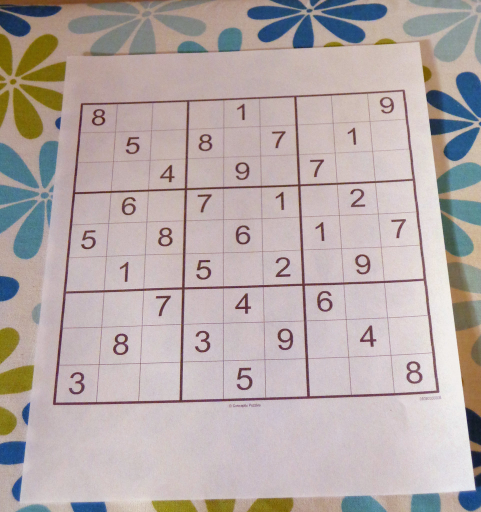
#> input picture images/img_0.jpg, 962 x 1024 px, found by its file name (shown at 1/2 size)
$ jupyter execute --allow-errors demo.ipynb   (older library calls are emulated)
#> lines starting #> are read from the running program, lines starting #| are printed output that depends on the picture; after the words box and inside, x2 and y2 are one past the last pixel; in counts of white or black regions, pixels touching at a corner belong together
### resnet18.py
import torch.nn as nn


class Block(nn.Module):

    # [23 lines left out: functions __init__, forward, not called in this run]


class Resnet18(nn.Module):

    def __init__(self, image_channels, num_classes):

        super(Resnet18, self).__init__()
        self.in_channels = 64
        self.conv1 = nn.Conv2d(
            image_channels, 64, kernel_size=7, stride=2, padding=3)
        self.bn1 = nn.BatchNorm2d(64)
        self.relu = nn.ReLU()
        self.maxpool = nn.MaxPool2d(kernel_size=3, stride=2, padding=1)

        self.layer1 = self.__make_layer(64, 64, stride=1)
        self.layer2 = self.__make_layer(64, 128, stride=2)
        self.layer3 = self.__make_layer(128, 256, stride=2)
        self.layer4 = self.__make_layer(256, 512, stride=2)

        self.avgpool = nn.AdaptiveAvgPool2d((1, 1))
        self.fc = nn.Linear(512, num_classes)
        self.init_params()

    # [49 lines left out: functions __make_layer, init_params, forward, identity_downsample, not called in this run]

### demo.ipynb
<center>
    <h1><b>Thị giác máy tính</b></h1>
    <h2><b>Nhận diện ảnh và giải bài toán Sudoku</b></h2>
</center>

---
**Sinh viên thực hiện:**
- Trần Anh Minh - 21000242
- Trần Văn Luật - 21000690

### **Thư viện cần thiết**

[cell 1]
import cv2
import matplotlib.pyplot as plt
import torch
import numpy as np
import torchvision
from PIL import Image
from resnet18 import Resnet18

#### **Xây dựng hàm hiển thị ảnh**

[cell 2]
def show_img(imgs, title=None, nrow=1, ncol=0, figsize=(0, 0), predictions=None, boxes=None):
    if type(imgs) != list and type(imgs) != np.ndarray:
        imgs = [imgs]

    if type(imgs) == np.ndarray:
        if len(imgs.shape) < 4:
            imgs = [imgs]

    ncol = len(imgs) if ncol == 0 else ncol

    if figsize != (0, 0):
        plt.figure(figsize=figsize)
    for i in range(len(imgs)):
        plt.subplot(nrow, ncol, i + 1)
        current_img = imgs[i].copy()

        if predictions is not None and boxes is not None:
            arr = []
            for p in predictions:
                for i in p:
                    arr.append(i)

            for idx, pred in enumerate(arr):
                if pred == 0:
                    green_box = np.zeros_like(boxes[idx])
                    green_box[:, :] = [255, 255, 255]
                    boxes[idx] = green_box

        plt.imshow(current_img)

        if title is not None:
            plt.title(f"{title[i]}")

    plt.show()

### **Load ảnh**

[cell 3]
img = cv2.imread(r"images\img_0.jpg")
#> img is the input picture: shape (1024, 962, 3); mean B, G, R 168.4, 169.9, 181.5
imgRGB = cv2.cvtColor(img, cv2.COLOR_BGR2RGB)

show_img(imgRGB)
#> in show_img, `ncol = len(imgs) if ncol == 0 else ncol`: ncol = 1
#> the loop in show_img, `for i in range(len(imgs)):` made 1 pass

### **Xử lý ảnh**

#### **Xây dựng hàm tiền xử lý ảnh**

Với các kỹ thuật:
- Đưa về ảnh xám
- Làm mờ ảnh
- Cắt ngưỡng

[cell 4]
def pre_processing(img):
    imgGray = cv2.cvtColor(img, cv2.COLOR_BGR2GRAY)
    imgBlur = cv2.GaussianBlur(imgGray, (15, 15), 1, 1)
    imgThresh = cv2.adaptiveThreshold(imgBlur, 255, 1, 1, 11, 2)
    return imgThresh

[cell 5]
WIDTH = 450
HEIGHT = 450

img_resized = cv2.resize(img, (HEIGHT, WIDTH))
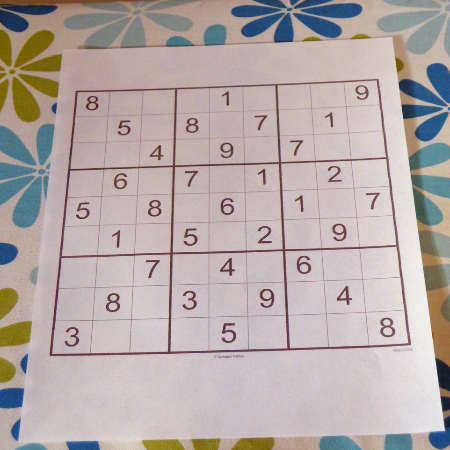
#> img_resized: shape (450, 450, 3); mean B, G, R 168.3, 169.8, 181.4
thresh = pre_processing(img_resized)
#> in pre_processing, `imgGray = cv2.cvtColor(img, cv2.COLOR_BGR2GRAY)`:
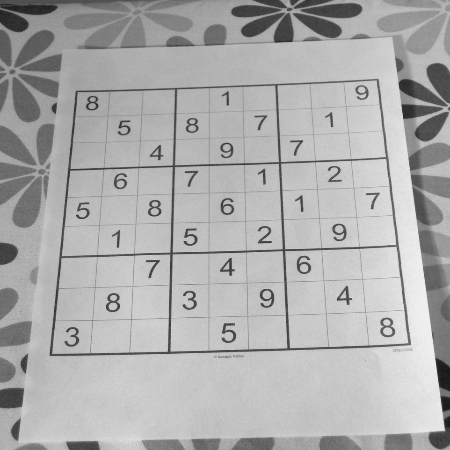
#> imgGray: shape (450, 450); min 22, max 241, mean 173.1
#> in pre_processing, `imgBlur = cv2.GaussianBlur(imgGray, (15, 15), 1, 1)`:
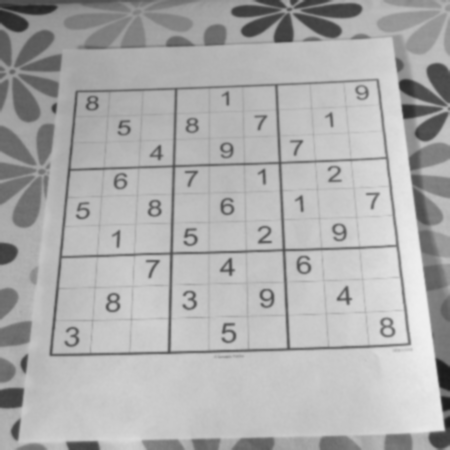
#> imgBlur: shape (450, 450); min 26, max 239, mean 173.1
#> in pre_processing, `imgThresh = cv2.adaptiveThreshold(imgBlur, 255, 1, 1, 11, 2)`:
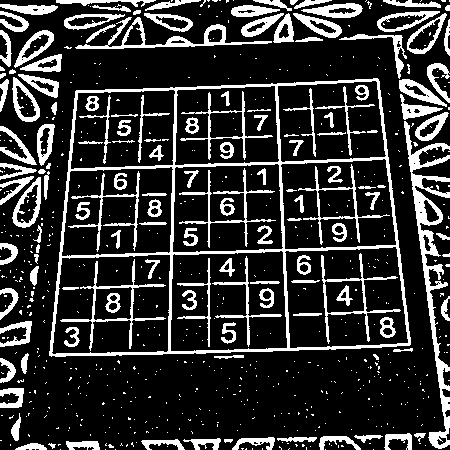
#> imgThresh: shape (450, 450); 19.8% white; 689 white regions (548 under 20 px)

show_img([thresh])
#> the loop in show_img (call 2), `for i in range(len(imgs)):` made 1 pass

#### **Tìm các đường viền (contours)**

Đường viền là một đường cong bao quanh một vùng được phân biệt theo màu sắc hoặc độ sáng khác nhau trên ảnh.
- `cv2.findContours`: Dùng để tìm đường viền, hàm trả về list các đường viền được tìm thấy trong ảnh đầu vào.
- `cv2.drawContours`: Được sử dụng để vẽ các đường viền đã được tìm thấy trên ảnh.

[cell 6]
imgContours = img_resized.copy()
imgBigContours = img_resized.copy()
imgBigContours1 = img_resized.copy()
contours, _ = cv2.findContours(thresh, cv2.RETR_EXTERNAL, cv2.CHAIN_APPROX_SIMPLE)
#> contours = 490 contours, 424 with area under 20; largest, box (x1, y1, x2, y2) and area: (49, 78, 411, 357) 88500, (404, 121, 450, 449) 2940, (75, 17, 272, 49) 1378, (12, 177, 41, 228) 859, (407, 13, 447, 54) 754
cv2.drawContours(imgContours, contours, -1, (0, 255, 0), 3)
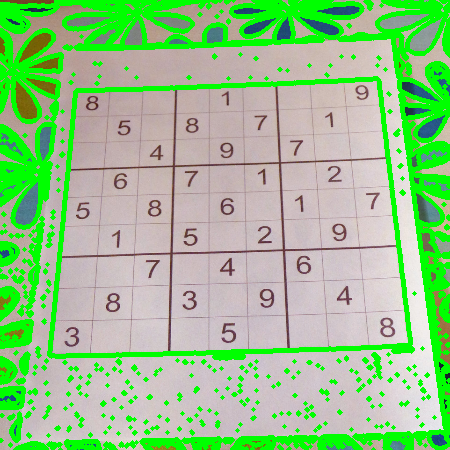
#> imgContours: shape (450, 450, 3); mean B, G, R 138.9, 195.8, 149.7

show_img([img_resized, imgContours], ["$(a)$ Ảnh ban đầu", "$(b)$ Tất cả Đường viền"], figsize=(10, 5))

#### **Tìm đường viền bao quanh câu đố sudoku**

Đường viền bao quanh sudoku sẽ là đường viền có diện tích lớn nhất. Do đó ta cần xác định được đường viền có kích thước lớn nhất. Đây là đoạn code Python để tìm và sắp xếp lại các điểm của đường viền có diện tích lớn nhất trong danh sách contours:
- Hàm `getBiggestContour(contours)` nhận vào danh sách các contours và trả về đường viền có diện tích lớn nhất trong danh sách đó cùng với diện tích của nó.
- Hàm `reorder(myPoints)` nhận vào numpy array myPoints chứa 4 điểm của hình chữ nhật cần sắp xếp lại, và trả về một numpy array mới chứa các điểm đã được sắp xếp lại theo đúng thứ tự: điểm trái trên, điểm phải trên, điểm trái dưới và điểm phải dưới.

[cell 7]
def get_biggest_contour(contours, image):
    biggest = np.array([[]])
    max_area = 0

    for i in contours:
        area = cv2.contourArea(i)
        if area > 100:
            peri = cv2.arcLength(i, True)
            approx = cv2.approxPolyDP(i, 0.02 * peri, True)

            if len(approx) == 4:
                if area > max_area:
                    max_area = area
                    biggest = approx
                else:
                    cv2.drawContours(image, [approx], -1, (255, 0, 0), 3)
            else:
                cv2.drawContours(image, [approx], -1, (255, 255, 0), 3)

    cv2.drawContours(image, [biggest], -1, (0, 255, 0), 3)

    return biggest, max_area

def reorder(myPoints):
    myPoints = myPoints.reshape((4, 2))
    myPointsNew = np.zeros((4, 1, 2), dtype=np.int32)
    add = myPoints.sum(1)
    myPointsNew[0] = myPoints[np.argmin(add)]
    myPointsNew[3] = myPoints[np.argmax(add)]
    diff = np.diff(myPoints, axis=1)
    myPointsNew[1] = myPoints[np.argmin(diff)]
    myPointsNew[2] = myPoints[np.argmax(diff)]
    return myPointsNew

- `cv2.getPerspectiveTransform(pts1, pts2)`: Hàm này tính toán ma trận biến đổi để áp dụng cho ảnh gốc và thu được ảnh đã biến đổi. Ma trận này được tính bằng cách sử dụng các điểm của 2 hình chữ nhật

$$H = \begin{bmatrix} a & b & c \\ d & e & f \\ g & h & 1 \end{bmatrix}$$

$$\begin{bmatrix} x' \\ y' \\ 1 \end{bmatrix} = \begin{bmatrix} a & b & c \\ d & e & f \\ g & h & 1 \end{bmatrix} \begin{bmatrix} x \\ y \\ 1 \end{bmatrix}$$
- Trong đó:
    - H là ma trận biến đổi.
    - $(x,y)$ và $(x',y')$ lần lượt là tọa độ của một điểm trên hình ảnh ban đầu và điểm tương ứng trên hình ảnh đã biến đổi.
    - $a,b,c,d,e,f,g,h$ là các tham số của ma trận biến đổi.

- `cv2.warpPerspective`: là một hàm trong thư viện OpenCV được sử dụng để thực hiện phép biến đổi hình học affine hoặc perspecive trên một ảnh.
$$dst(x',y') = \text{src}\left(\frac{H_{11} x' + H_{12} y' + H_{13}}{H_{31} x' + H_{32} y' + H_{33}}, \frac{H_{21} x' + H_{22} y' + H_{23}}{H_{31} x' + H_{32} y' + H_{33}}\right)$$

- Trong đó:
    - $\text{dst}$ là tọa độ điểm ảnh trên ảnh đích.
    - $\text{src}$ là tọa độ điểm ảnh trên ảnh gốc.

[cell 8]
def get_perspective(img, masked_num, location, inv=False):
    pts1 = np.float32(location)
    pts2 = np.float32([[0, 0], [WIDTH, 0], [0, HEIGHT], [WIDTH, HEIGHT]])

    width, height = WIDTH, HEIGHT
    if inv:
        pts1, pts2 = pts2, pts1
        width, height = img.shape[1], img.shape[0]

    matrix = cv2.getPerspectiveTransform(pts1, pts2)
    result = cv2.warpPerspective(masked_num, matrix, (width, height))
    return result

[cell 9]
img_contours = img_resized.copy()
biggest, max_area = get_biggest_contour(contours, img_contours)
#> the loop in get_biggest_contour, `for i in contours:` made 490 passes
#> (area, peri, max_area, biggest) on passes 32, 399, 407: (114, 70.63, 114, [[15, 449], [46, 448], [37, 443], [30, 443]]), (355, 123.6, 355, [[400, 94], [404, 119], [442, 108], [404, 104]]), (88500.5, 1234.8, 88500.5, [[378, 79], [76, 90], [49, 355], [409, 345]])
#> (area, peri, approx) on passes 41, 417, 439, 471, 472, 479: (105.5, 92.18, [[277, 439], [313, 441], [316, 437]]), (430, 107.3, [[18, 74], [38, 90], [57, 96], [58, 82]]), (400, 106.3, [[61, 54], [20, 69], [59, 71]]), (341.5, 126.5, [[0, 4], [31, 14], [47, 13], [57, 7]]), (542.5, 135.4, [[362, 8], [346, 3], [301, 10], [350, 17]]), (101.5, 82.04, [[294, 8], [331, 0], [305, 0]])
#> after the loop in get_biggest_contour, `for i in contours:`:
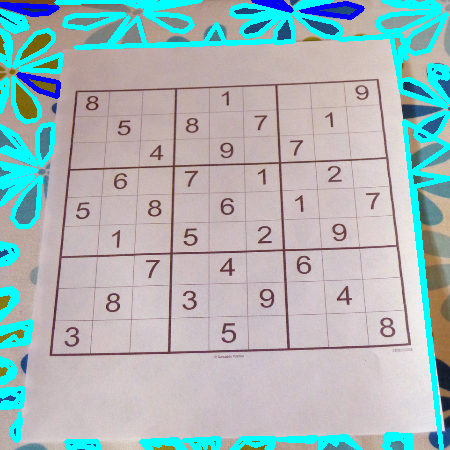
#> image: shape (450, 450, 3); mean B, G, R 184.8, 183.1, 166.3
#> after the loop in get_biggest_contour, `for i in contours:`: max_area = 88500.5
#> in get_biggest_contour, `cv2.drawContours(image, [biggest], -1, (0, 255, 0), 3)`:
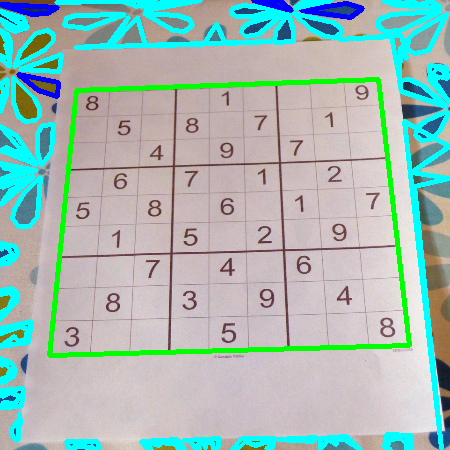
#> image: shape (450, 450, 3); 2.93% of pixels changed, all inside (x1, y1, x2, y2) = (47, 77, 412, 358)
#> biggest = [[378, 79], [76, 90], [49, 355], [409, 345]]; max_area = 88500.5

if biggest.size != 0:
    biggest = reorder(biggest)
#> in reorder, `myPoints = myPoints.reshape((4, 2))`: myPoints = [[378, 79], [76, 90], [49, 355], [409, 345]]
#> in reorder, `add = myPoints.sum(1)`: add = [457, 166, 404, 754]
#> in reorder, `diff = np.diff(myPoints, axis=1)`: diff = [-299, 14, 306, -64]
#> biggest = [[76, 90], [378, 79], [49, 355], [409, 345]]
    imgPerspective = get_perspective(img_resized, img_resized, biggest)
#> in get_perspective, `matrix = cv2.getPerspectiveTransform(pts1, pts2)`: matrix = [[1.62, 0.165, -138.3], [0.0795, 2.18, -202.4], [6.36e-05, 0.000781, 1]]
#> in get_perspective, `result = cv2.warpPerspective(masked_num, matrix, (width, height))`:
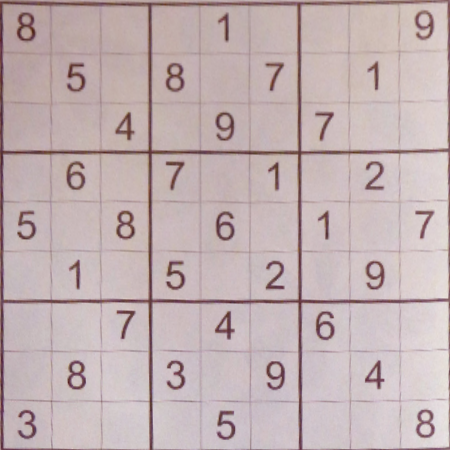
#> result: shape (450, 450, 3); mean B, G, R 178.4, 177.3, 194.2
    imgWarpColored = cv2.cvtColor(imgPerspective, cv2.COLOR_BGR2RGB)

show_img([img_resized, img_contours, cv2.cvtColor(imgWarpColored, cv2.COLOR_BGR2RGB)], ["$(a)$ Ảnh ban đầu", "$(b)$ Đường viền của lưới Sudoku (xanh lá)", "$(c)$ Ảnh đã được biến đổi"], figsize=(15, 5))

#### **Chia nhỏ lưới Sudoku**

[cell 10]
def split_boxes(img):
    rows = np.vsplit(img, 9)
    boxes = []
    for row in rows:
        cols = np.hsplit(row, 9)
        for box in cols:
            boxes.append(box)
    return boxes

[cell 11]
boxes = np.array(split_boxes(imgWarpColored))
#> in split_boxes, `rows = np.vsplit(img, 9)`: rows = 9 items
#> the loop in split_boxes, `for row in rows:` made 9 passes
#> after the loop in split_boxes, `for row in rows:`: boxes = 81 items

[cell 12]
show_img(boxes, nrow=9, ncol=9, figsize=(10, 10))
#> in show_img (call 5), `ncol = len(imgs) if ncol == 0 else ncol`: ncol = 9
#> the loop in show_img (call 5), `for i in range(len(imgs)):` made 81 passes
#> pass 1, in show_img (call 5), `current_img = imgs[i].copy()`:
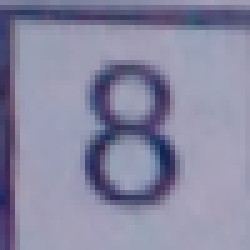
#> current_img: shape (50, 50, 3) (shown 5 times larger); mean of channels 0, 1, 2 162.8, 136.6, 137; drawn as B, G, R
#> in show_img (call 5), `plt.show()`:
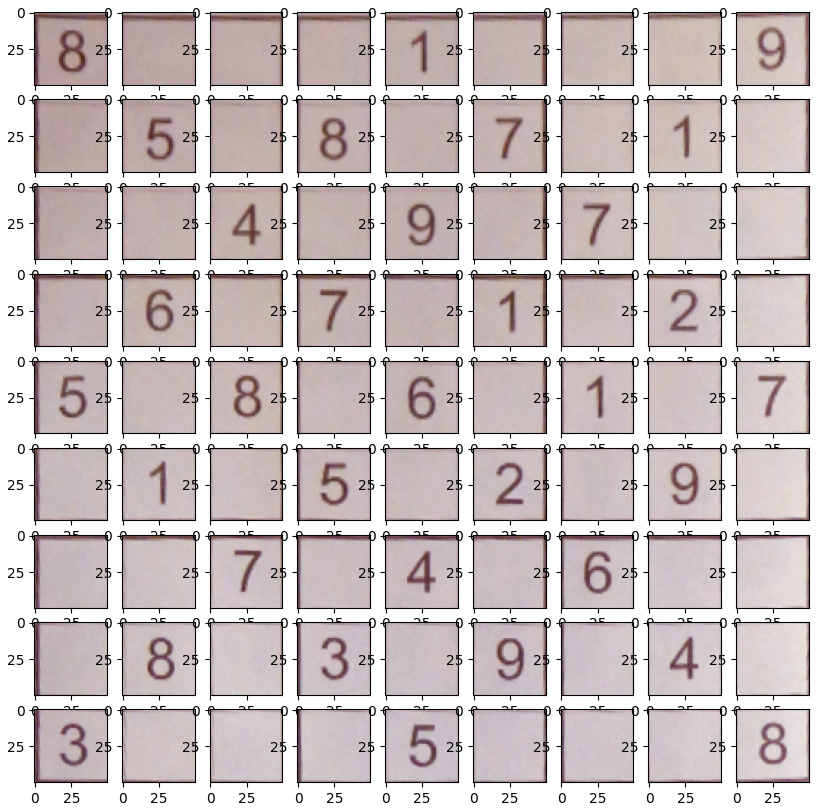
#> figure drawn by matplotlib, 81 panels

### **Dự đoán các ô nhỏ**

Sử dụng model đã được huấn luyện đưa các ô đã được chia nhỏ vào

#> (a cell that did not finish here is left out)

$ run again, with images/img_10.jpg copied over images/img_0.jpg
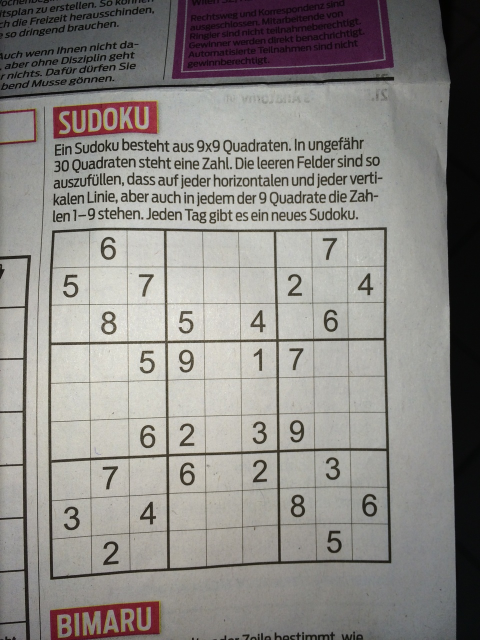
#> input picture images/img_10.jpg, 960 x 1280 px, found by its file name (shown at 1/2 size)
#> img is the input picture: shape (1280, 960, 3); mean B, G, R 132.4, 135.8, 138.9
#> ncol = 1
#> the loop in show_img, `for i in range(len(imgs)):` made 1 pass
#> in pre_processing, `imgThresh = cv2.adaptiveThreshold(imgBlur, 255, 1, 1, 11, 2)`:
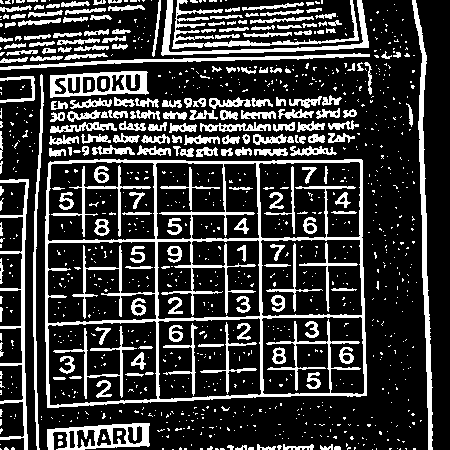
#> imgThresh: shape (450, 450); 22.6% white; 1049 white regions (835 under 20 px)
#> the loop in show_img (call 2), `for i in range(len(imgs)):` made 1 pass
#> contours = 680 contours, 550 with area under 20; largest, box (x1, y1, x2, y2) and area: (45, 159, 367, 408) 75992, (50, 71, 149, 98) 2065, (47, 423, 150, 450) 1974, (412, 0, 433, 450) 1734, (161, 0, 369, 56) 1062
#> the loop in get_biggest_contour, `for i in contours:` made 680 passes
#> (area, peri, max_area, biggest) on pass 314: (75992, 1138.5, 75992, [[48, 163], [47, 407], [366, 395], [361, 159]])
#> after the loop in get_biggest_contour, `for i in contours:`: max_area = 75992
#> `biggest, max_area = get_biggest_contour(contours, img_contours)`: biggest = [[48, 163], [47, 407], [366, 395], [361, 159]]; max_area = 75992
#> myPoints = [[48, 163], [47, 407], [366, 395], [361, 159]]
#> add = [211, 454, 761, 520]
#> diff = [115, 360, 29, -202]
#> `biggest = reorder(biggest)`: biggest = [[48, 163], [361, 159], [47, 407], [366, 395]]
#> matrix = [[1.4, 0.00575, -68.31], [0.0242, 1.9, -310.3], [-0.000102, 8.1e-05, 1]]
#> rows = 9 items
#> the loop in split_boxes, `for row in rows:` made 9 passes
#> after the loop in split_boxes, `for row in rows:`: boxes = 81 items
#> ncol = 9
#> the loop in show_img (call 5), `for i in range(len(imgs)):` made 81 passes
#> pass 3, in show_img (call 5), `current_img = imgs[i].copy()`:
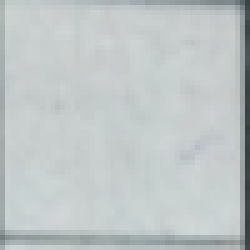
#> current_img: shape (50, 50, 3) (shown 5 times larger); mean of channels 0, 1, 2 198.7, 198.2, 191.9; drawn as B, G, R

$ run again, with images/img_2.jpg copied over images/img_0.jpg
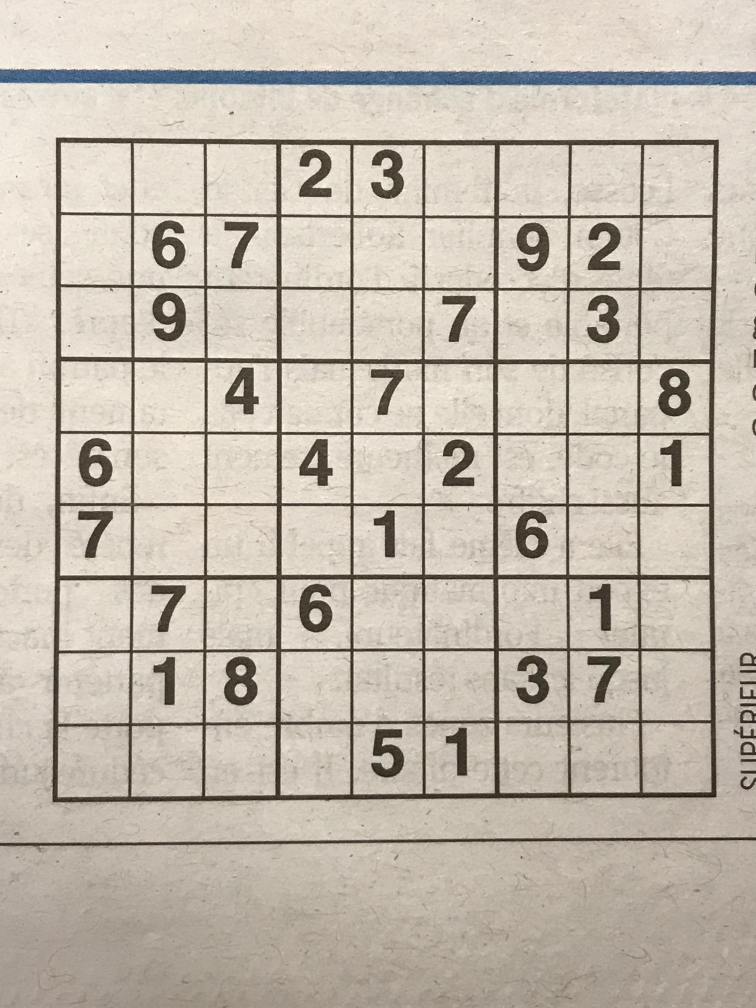
#> input picture images/img_2.jpg, 3024 x 4032 px, found by its file name (shown at 1/4 size)
#> img is the input picture: shape (4032, 3024, 3); mean B, G, R 174.4, 186.9, 195.3
#> ncol = 1
#> the loop in show_img, `for i in range(len(imgs)):` made 1 pass
#> imgThresh: shape (450, 450); 22.5% white; 2081 white regions (1882 under 20 px)
#> the loop in show_img (call 2), `for i in range(len(imgs)):` made 1 pass
#> contours = 1223 contours, 1201 with area under 20; largest, box (x1, y1, x2, y2) and area: (31, 61, 428, 359) 115670, (0, 31, 450, 38) 2270, (0, 373, 450, 380) 912, (436, 317, 450, 341) 131, (440, 291, 450, 301) 50
#> the loop in get_biggest_contour, `for i in contours:` made 1223 passes
#> (area, peri, max_area, biggest) on pass 859: (115670.5, 1399.3, 115670.5, [[33, 61], [31, 358], [426, 355], [427, 62]])
#> after the loop in get_biggest_contour, `for i in contours:`: max_area = 115670.5
#> `biggest, max_area = get_biggest_contour(contours, img_contours)`: biggest = [[33, 61], [31, 358], [426, 355], [427, 62]]; max_area = 115670.5
#> myPoints = [[33, 61], [31, 358], [426, 355], [427, 62]]
#> add = [94, 389, 781, 489]
#> diff = [28, 327, -71, -365]
#> `biggest = reorder(biggest)`: biggest = [[33, 61], [427, 62], [31, 358], [426, 355]]
#> matrix = [[1.13, 0.00758, -37.62], [-0.00385, 1.52, -92.47], [-3.41e-05, 8.19e-06, 1]]
#> rows = 9 items
#> the loop in split_boxes, `for row in rows:` made 9 passes
#> after the loop in split_boxes, `for row in rows:`: boxes = 81 items
#> ncol = 9
#> the loop in show_img (call 5), `for i in range(len(imgs)):` made 81 passes
#> pass 3, in show_img (call 5), `current_img = imgs[i].copy()`:
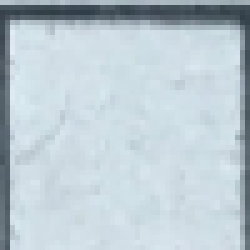
#> current_img: shape (50, 50, 3) (shown 5 times larger); mean of channels 0, 1, 2 210.5, 202.4, 188.4; drawn as B, G, R
